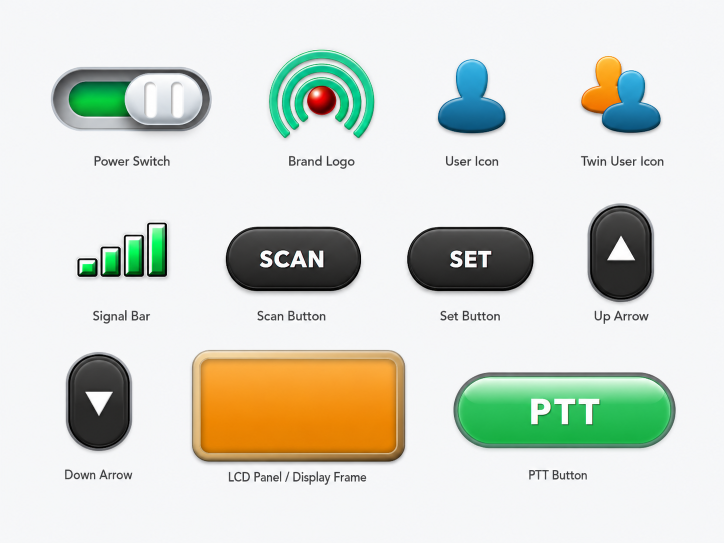
#> input picture ChatGPT Image 7 Jun 2026, 21.23.15.png, 1448 x 1086 px, given in place of media__1782288009562.jpg, which was not available (shown at 1/2 size)
$ python extract_icons.py
#> lines starting #> are read from the running program, lines starting #| are printed output that depends on the picture; after the words box and inside, x2 and y2 are one past the last pixel; in counts of white or black regions, pixels touching at a corner belong together; pictures that were not available may be replaced by others from this repository, and a replacement may not be noted
import os
import numpy as np
from PIL import Image
from skimage.measure import label, regionprops

input_path = r"C:\Users\ASUS\.gemini\antigravity-ide\brain\e20f5104-4c23-4d49-adce-5d66f99860a3\media__1782288009562.jpg"
output_dir = "src/assets"

icon_names = [
    'icon_moderator.png',
    'icon_operator.png',
    'icon_voice.png',
    'icon_controlled.png',
    'icon_wait.png',
    'icon_silent.png'
]

img = Image.open(input_path).convert("RGBA")
img_np = np.array(img)

r, g, b = img_np[:, :, 0], img_np[:, :, 1], img_np[:, :, 2]
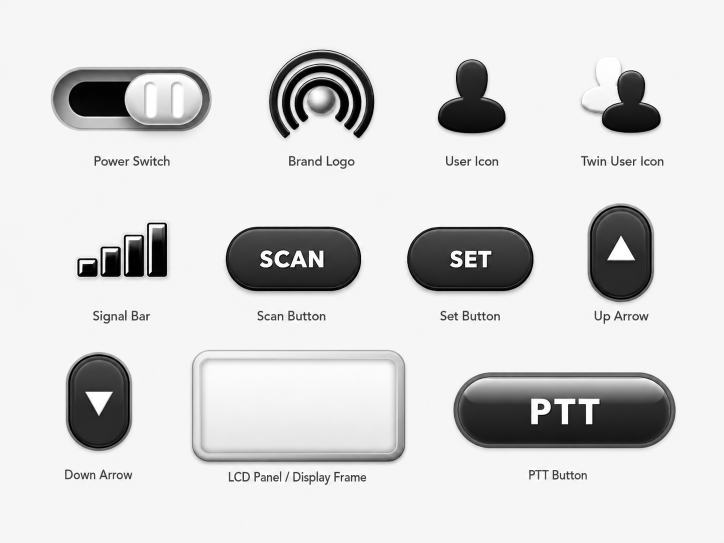
#> r: shape (1086, 1448) (shown at 1/2 size); min 0, max 255, mean 215
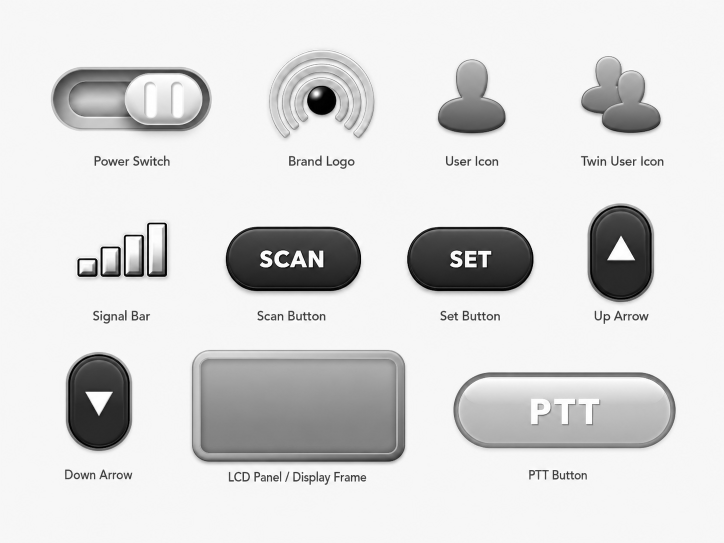
#> g: shape (1086, 1448) (shown at 1/2 size); min 0, max 255, mean 218.9
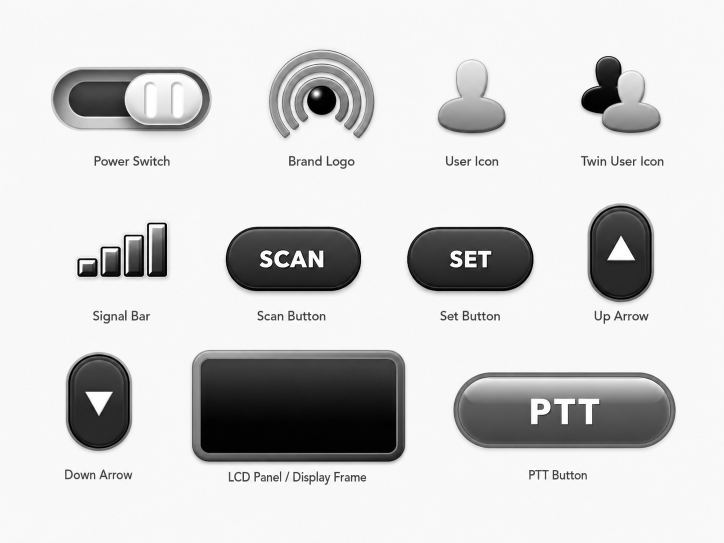
#> b: shape (1086, 1448) (shown at 1/2 size); min 0, max 255, mean 209.6
foreground = (r < 230) | (g < 230) | (b < 230)
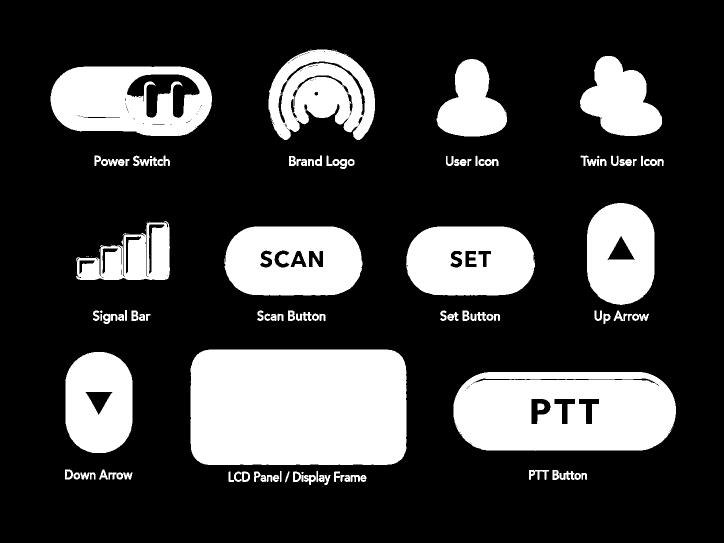
#> foreground: shape (1086, 1448) bool (shown at 1/2 size); 24.2% white; 139 white regions (30 under 20 px), largest, box (x1, y1, x2, y2) and area: (381, 699, 813, 930) 98273, (907, 744, 1352, 902) 61147, (101, 133, 424, 272) 32426

left_mask = np.zeros_like(foreground)
left_mask[:, 0:130] = True
foreground = foreground & left_mask
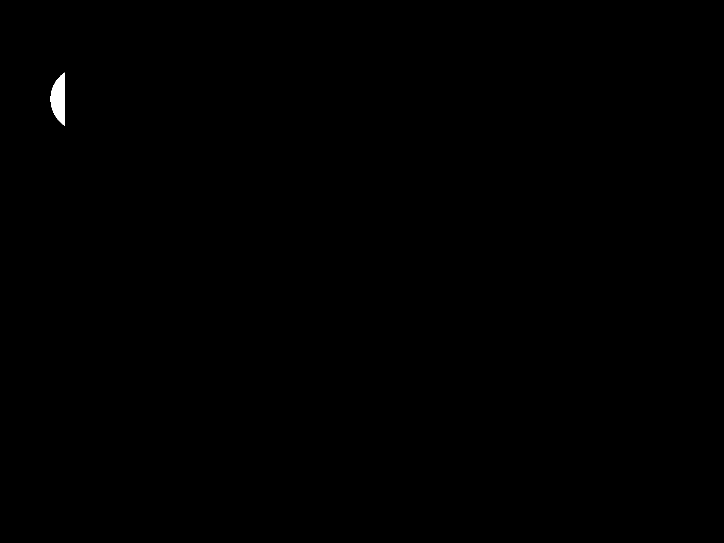
#> foreground: shape (1086, 1448) bool (shown at 1/2 size); 0.14% white; 1 white region, box (x1, y1, x2, y2) and area: (101, 145, 130, 252) 2175

labeled = label(foreground)
#> labeled: shape (1086, 1448) int32; values 0 (black) and 1 (white), 0.14% white; 1 white region
regions = regionprops(labeled)
#> regions = 1 regions; box (x1, y1, x2, y2) and area: (101, 145, 130, 252) 2175

valid_regions = [r for r in regions if r.area > 100]
#> valid_regions has the same summary as regions

valid_regions.sort(key=lambda r: r.area, reverse=True)
top_6 = valid_regions[:6]
#> top_6 has the same summary as regions
top_6.sort(key=lambda r: r.bbox[0])

for i, region in enumerate(top_6):
    if i >= len(icon_names): break
    name = icon_names[i]
    min_row, min_col, max_row, max_col = region.bbox

    pad = 2
    min_row = max(0, min_row - pad)
    min_col = max(0, min_col - pad)
    max_row = min(img_np.shape[0], max_row + pad)
    max_col = min(img_np.shape[1], max_col + pad)

    cropped_np = img_np[min_row:max_row, min_col:max_col].copy()

    c_r, c_g, c_b = cropped_np[:,:,0], cropped_np[:,:,1], cropped_np[:,:,2]
    bg_mask = (c_r > 240) & (c_g > 240) & (c_b > 240)
    cropped_np[bg_mask, 3] = 0
    cropped_np[~bg_mask, 3] = 255

    out_img = Image.fromarray(cropped_np)
    out_path = os.path.join(output_dir, name)
    out_img.save(out_path)
    print(f"Extracted {name} (size: {out_img.size})")
#> this loop made 1 pass
#> (name, min_row, min_col, max_row, max_col, pad) on pass 1: ('icon_moderator.png', 143, 99, 254, 132, 2)
#| Extracted icon_moderator.png (size: (33, 111))
#> pass 1, `cropped_np = img_np[min_row:max_row, min_col:max_col].copy()`:
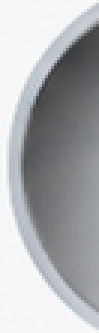
#> cropped_np: shape (111, 33, 4) (shown 3 times larger); mean R, G, B, A 174, 176, 178.9, 255
